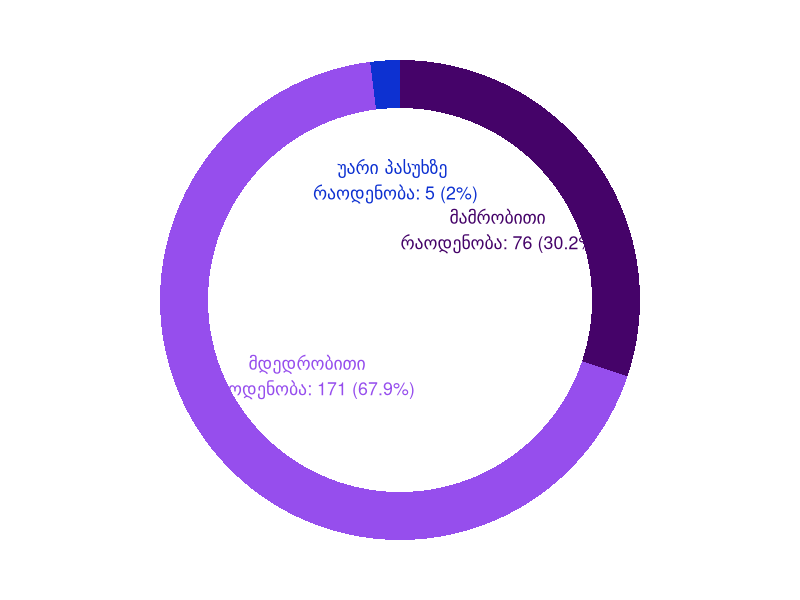

Here is the R script that generated this plot: (Note: this script raises an error after producing the figure.)
rm(list=ls())    # clear the workspace

# Temur Gugushvii
# Author: https://temurgugushvili.ge/
# Data source:
# Project: CSS4D
# Topic: gender

# activate packages

library(ggplot2)
library(tidyverse)


#import data

StudentsSurvey <- readr::read_csv("data/student_alumni_survey.csv", show_col_types = FALSE)


#modify data for viz

SurveyGender <- StudentsSurvey |>
  dplyr::select(Gender) |>
  dplyr::count(Gender)


# Compute percentages
SurveyGender$fraction <- SurveyGender$n /sum(SurveyGender$n)

# Compute the cumulative percentages (top of each rectangle)
SurveyGender$ymax <- cumsum(SurveyGender$fraction)

# Compute the bottom of each rectangle
SurveyGender$ymin <- c(0, head(SurveyGender$ymax, n=-1))

# Compute label position
SurveyGender$labelPosition <- (SurveyGender$ymax + SurveyGender$ymin) / 2

# Compute a good label
SurveyGender$label <- paste0(SurveyGender$Gender, "\n რაოდენობა: ", SurveyGender$n, " (", round(SurveyGender$fraction *100,1), "%)")

# Make the viz
Figure_1_gender_ge <- ggplot(SurveyGender, aes(ymax=ymax, ymin=ymin, xmax=4, xmin=3, fill=Gender)) +
  geom_rect() +
  geom_text(x=1.5, aes(y=labelPosition, label=label, color=Gender), size=4.5) + # x here controls label position (inner / outer)
  scale_fill_manual(values=c("#450369", "#964eed", "#0d31d1")) +
  scale_color_manual(values=c("#450369", "#964eed", "#0d31d1")) +
  coord_polar(theta="y") +
  xlim(c(-1, 4)) +
  theme_void() +
  theme(legend.position = "none")


Figure_1_gender_ge

ggsave("visualisation/Figure_1_gender_ge.png", 
       Figure_1_gender_ge,
       width =35, 
       height = 20, 
       units = "cm", 
       dpi = 400)



#modify data for viz_en

SurveyGender_en <- StudentsSurvey |>
  select(Gender) |>
  count(Gender)  |>
  mutate(Gender_EN  = recode(Gender, 
                            "მდედრობითი" = "Female",
                            "მამრობითი" = "Male",
                            "უარი პასუხზე" = "Refuse to answer "))



# Compute percentages
SurveyGender_en$fraction <- SurveyGender_en$n / sum(SurveyGender_en$n)

# Compute the cumulative percentages (top of each rectangle)
SurveyGender_en$ymax <- cumsum(SurveyGender_en$fraction)

# Compute the bottom of each rectangle
SurveyGender_en$ymin <- c(0, head(SurveyGender_en$ymax, n=-1))

# Compute label position
SurveyGender_en$labelPosition <- (SurveyGender_en$ymax + SurveyGender_en$ymin) / 2

# Compute a good label
SurveyGender_en$label <- paste0(SurveyGender_en$Gender_EN, "\n Number: ", SurveyGender_en$n, " (", round(SurveyGender_en$fraction *100,1), "%)")

# Make the plot
Figure_1_gender_en <- ggplot(SurveyGender_en, aes(ymax=ymax, ymin=ymin, xmax=4, xmin=3, fill=Gender_EN)) +
  geom_rect() +
  geom_text(x=1.5, aes(y=labelPosition, label=label, color=Gender_EN), size=4.5) + # x here controls label position (inner / outer)
  scale_fill_manual(values=c("#450369", "#964eed", "#0d31d1")) +
  scale_color_manual(values=c("#450369", "#964eed", "#0d31d1")) +
  coord_polar(theta="y") +
  xlim(c(-1, 4)) +
  theme_void() +
  theme(legend.position = "none")


Figure_1_gender_en

ggsave("visualisation/Figure_1_gender_en.png", 
       Figure_1_gender_en,
       width =35, 
       height = 20, 
       units = "cm", 
       dpi = 400)




